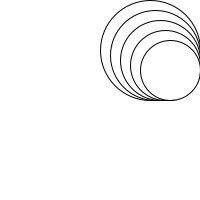
Frame 1 (no input)
Frame 60 (the mouse pressed at the canvas centre just before this capture): identical to frame 1, image omitted
Frame 120 (the mouse held since frame 60 and released just before this capture): identical to frame 1, image omitted

The Processing sketch that drew this single still picture (run headless with seeded random() and noise(); from frame 60 on, the mouse is pressed at the canvas centre):

// Processing sketch: opdracht_6
// ── opdracht_6.pde
int sizeC = 100;
int i = 0;

void setup(){
size(200,200);
background(255,255,255);
}

void draw(){
while(i < 5){
  ellipse(200 - sizeC/2, 100 - sizeC/2,sizeC,sizeC);
  sizeC-=10;
   i++;
}
}
